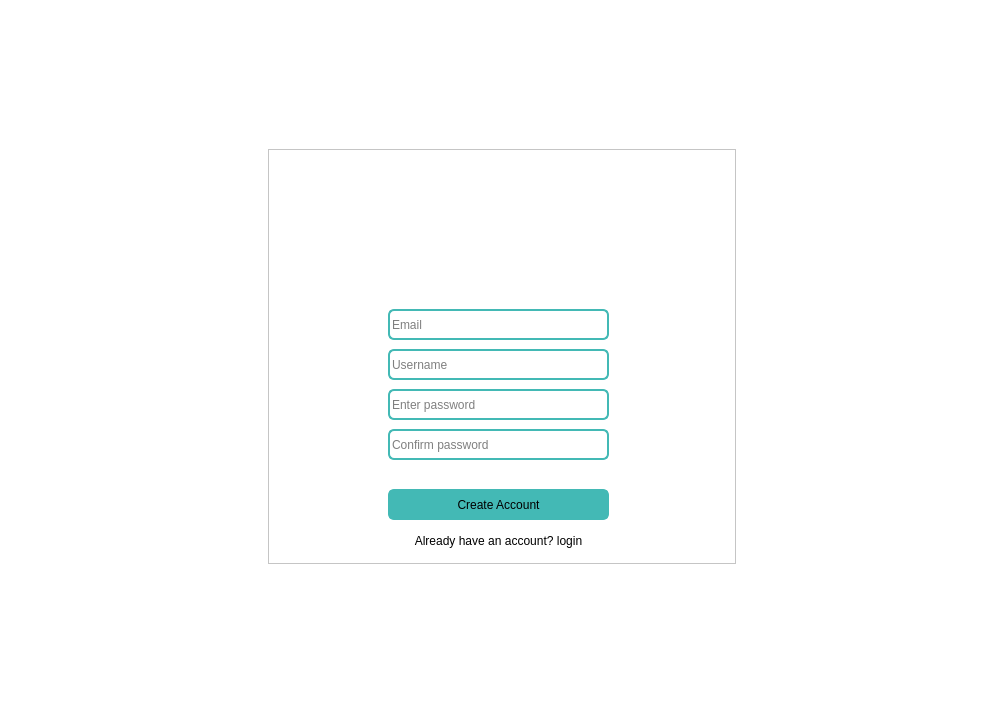
<?xml version="1.0" encoding="UTF-8"?>
<ui version="4.0">
 <class>MainWindow</class>
 <widget class="QMainWindow" name="MainWindow">
  <property name="geometry">
   <rect>
    <x>0</x>
    <y>0</y>
    <width>1005</width>
    <height>713</height>
   </rect>
  </property>
  <property name="windowTitle">
   <string>Sonic Scholar</string>
  </property>
  <property name="windowIcon">
   <iconset resource="../assets/icon.qrc">
    <normaloff>:/logo/logo/logo_noback.png</normaloff>:/logo/logo/logo_noback.png</iconset>
  </property>
  <property name="styleSheet">
   <string notr="true">QWidget {
	background-color: #ffffff;
}

#left_side QPushButton {
  background-color: transparent;
  border: none;
}

#left_side QPushButton:hover {
  background-color: #F5F5F5;
  border-radius: 5px;
}

#main_loginPage #login_page_widget{
	background-color: transparent;
}

#main_loginPage QLineEdit {
	border-radius: 6px;
	border: 2px solid rgb(67, 185, 181);
}

#main_loginPage QPushButton {
	border-radius: 6px;
	border: 2px solid rgb(67, 185, 181);
	background-color:  rgb(67, 185, 181);
}

#main_loginPage QPushButton:hover {
	border-radius: 6px;
	border: 2px solid rgb(54, 150, 145);
	background-color: rgb(54, 150, 145);
}</string>
  </property>
  <widget class="QWidget" name="centralwidget">
   <layout class="QHBoxLayout" name="horizontalLayout">
    <property name="spacing">
     <number>0</number>
    </property>
    <property name="leftMargin">
     <number>0</number>
    </property>
    <property name="topMargin">
     <number>0</number>
    </property>
    <property name="rightMargin">
     <number>0</number>
    </property>
    <property name="bottomMargin">
     <number>0</number>
    </property>
    <item>
     <widget class="QStackedWidget" name="stackedWidget">
      <widget class="QWidget" name="main_loginPage">
       <layout class="QHBoxLayout" name="horizontalLayout_3">
        <item>
         <widget class="QFrame" name="frame">
          <property name="maximumSize">
           <size>
            <width>468</width>
            <height>415</height>
           </size>
          </property>
          <property name="frameShape">
           <enum>QFrame::StyledPanel</enum>
          </property>
          <property name="frameShadow">
           <enum>QFrame::Raised</enum>
          </property>
          <layout class="QHBoxLayout" name="horizontalLayout_4">
           <item>
            <widget class="QStackedWidget" name="loginStackedWidget">
             <property name="styleSheet">
              <string notr="true"/>
             </property>
             <property name="currentIndex">
              <number>1</number>
             </property>
             <widget class="QWidget" name="login_page_widget">
              <widget class="QLabel" name="logoLabel">
               <property name="geometry">
                <rect>
                 <x>120</x>
                 <y>40</y>
                 <width>201</width>
                 <height>111</height>
                </rect>
               </property>
               <property name="text">
                <string/>
               </property>
               <property name="pixmap">
                <pixmap resource="../assets/icon.qrc">:/logo/logo/logo.jpeg</pixmap>
               </property>
              </widget>
              <widget class="QLineEdit" name="input_email">
               <property name="geometry">
                <rect>
                 <x>110</x>
                 <y>200</y>
                 <width>221</width>
                 <height>31</height>
                </rect>
               </property>
               <property name="placeholderText">
                <string>Email</string>
               </property>
              </widget>
              <widget class="QLineEdit" name="input_password">
               <property name="geometry">
                <rect>
                 <x>110</x>
                 <y>250</y>
                 <width>221</width>
                 <height>31</height>
                </rect>
               </property>
               <property name="echoMode">
                <enum>QLineEdit::Password</enum>
               </property>
               <property name="placeholderText">
                <string>Password</string>
               </property>
              </widget>
              <widget class="QPushButton" name="loginBtn">
               <property name="geometry">
                <rect>
                 <x>110</x>
                 <y>310</y>
                 <width>221</width>
                 <height>31</height>
                </rect>
               </property>
               <property name="cursor">
                <cursorShape>PointingHandCursor</cursorShape>
               </property>
               <property name="text">
                <string>Login</string>
               </property>
              </widget>
              <widget class="QPushButton" name="registerBtn">
               <property name="geometry">
                <rect>
                 <x>160</x>
                 <y>350</y>
                 <width>121</width>
                 <height>23</height>
                </rect>
               </property>
               <property name="cursor">
                <cursorShape>PointingHandCursor</cursorShape>
               </property>
               <property name="styleSheet">
                <string notr="true">background-color: transparent;
border: none;</string>
               </property>
               <property name="text">
                <string>Create an account?</string>
               </property>
              </widget>
              <widget class="QLabel" name="errorLabel">
               <property name="geometry">
                <rect>
                 <x>110</x>
                 <y>180</y>
                 <width>221</width>
                 <height>16</height>
                </rect>
               </property>
               <property name="styleSheet">
                <string notr="true">color: red;</string>
               </property>
               <property name="text">
                <string/>
               </property>
              </widget>
             </widget>
             <widget class="QWidget" name="register_page_widget">
              <widget class="QPushButton" name="createBtn">
               <property name="geometry">
                <rect>
                 <x>110</x>
                 <y>330</y>
                 <width>221</width>
                 <height>31</height>
                </rect>
               </property>
               <property name="cursor">
                <cursorShape>PointingHandCursor</cursorShape>
               </property>
               <property name="text">
                <string>Create Account</string>
               </property>
              </widget>
              <widget class="QPushButton" name="alreadyloginBtn">
               <property name="geometry">
                <rect>
                 <x>110</x>
                 <y>370</y>
                 <width>221</width>
                 <height>23</height>
                </rect>
               </property>
               <property name="cursor">
                <cursorShape>PointingHandCursor</cursorShape>
               </property>
               <property name="styleSheet">
                <string notr="true">background-color: transparent;
border: none;</string>
               </property>
               <property name="text">
                <string>Already have an account? login</string>
               </property>
              </widget>
              <widget class="QLineEdit" name="input_email_register">
               <property name="geometry">
                <rect>
                 <x>110</x>
                 <y>150</y>
                 <width>221</width>
                 <height>31</height>
                </rect>
               </property>
               <property name="placeholderText">
                <string>Email</string>
               </property>
              </widget>
              <widget class="QLabel" name="logoLabel_2">
               <property name="geometry">
                <rect>
                 <x>120</x>
                 <y>0</y>
                 <width>201</width>
                 <height>111</height>
                </rect>
               </property>
               <property name="text">
                <string/>
               </property>
               <property name="pixmap">
                <pixmap resource="../assets/icon.qrc">:/logo/logo/logo.jpeg</pixmap>
               </property>
              </widget>
              <widget class="QLineEdit" name="input_password_register">
               <property name="geometry">
                <rect>
                 <x>110</x>
                 <y>230</y>
                 <width>221</width>
                 <height>31</height>
                </rect>
               </property>
               <property name="echoMode">
                <enum>QLineEdit::Password</enum>
               </property>
               <property name="placeholderText">
                <string>Enter password</string>
               </property>
              </widget>
              <widget class="QLabel" name="errorLabel_register">
               <property name="geometry">
                <rect>
                 <x>110</x>
                 <y>128</y>
                 <width>221</width>
                 <height>16</height>
                </rect>
               </property>
               <property name="styleSheet">
                <string notr="true"/>
               </property>
               <property name="text">
                <string/>
               </property>
              </widget>
              <widget class="QLineEdit" name="conf_password_register">
               <property name="geometry">
                <rect>
                 <x>110</x>
                 <y>270</y>
                 <width>221</width>
                 <height>31</height>
                </rect>
               </property>
               <property name="echoMode">
                <enum>QLineEdit::Password</enum>
               </property>
               <property name="placeholderText">
                <string>Confirm password</string>
               </property>
              </widget>
              <widget class="QLineEdit" name="input_username_register">
               <property name="geometry">
                <rect>
                 <x>110</x>
                 <y>190</y>
                 <width>221</width>
                 <height>31</height>
                </rect>
               </property>
               <property name="placeholderText">
                <string>Username</string>
               </property>
              </widget>
             </widget>
            </widget>
           </item>
          </layout>
         </widget>
        </item>
       </layout>
      </widget>
      <widget class="QWidget" name="main_mainPage">
       <layout class="QHBoxLayout" name="horizontalLayout_2">
        <property name="spacing">
         <number>0</number>
        </property>
        <property name="leftMargin">
         <number>0</number>
        </property>
        <property name="topMargin">
         <number>0</number>
        </property>
        <property name="rightMargin">
         <number>0</number>
        </property>
        <property name="bottomMargin">
         <number>0</number>
        </property>
        <item>
         <widget class="QFrame" name="left_side">
          <property name="frameShape">
           <enum>QFrame::StyledPanel</enum>
          </property>
          <property name="frameShadow">
           <enum>QFrame::Raised</enum>
          </property>
          <layout class="QVBoxLayout" name="verticalLayout_3">
           <item>
            <widget class="QLabel" name="label">
             <property name="text">
              <string/>
             </property>
             <property name="pixmap">
              <pixmap resource="../assets/icon.qrc">:/logo/logo/logo_2.jpeg</pixmap>
             </property>
            </widget>
           </item>
           <item>
            <widget class="QFrame" name="main">
             <property name="frameShape">
              <enum>QFrame::StyledPanel</enum>
             </property>
             <property name="frameShadow">
              <enum>QFrame::Raised</enum>
             </property>
             <layout class="QVBoxLayout" name="verticalLayout">
              <property name="spacing">
               <number>50</number>
              </property>
              <property name="leftMargin">
               <number>0</number>
              </property>
              <property name="topMargin">
               <number>0</number>
              </property>
              <property name="rightMargin">
               <number>0</number>
              </property>
              <property name="bottomMargin">
               <number>0</number>
              </property>
              <item>
               <spacer name="verticalSpacer_up">
                <property name="orientation">
                 <enum>Qt::Vertical</enum>
                </property>
                <property name="sizeHint" stdset="0">
                 <size>
                  <width>20</width>
                  <height>40</height>
                 </size>
                </property>
               </spacer>
              </item>
              <item>
               <widget class="QPushButton" name="homeBtn">
                <property name="text">
                 <string/>
                </property>
                <property name="icon">
                 <iconset resource="../assets/icon.qrc">
                  <normaloff>:/icons/icons/home.svg</normaloff>:/icons/icons/home.svg</iconset>
                </property>
                <property name="iconSize">
                 <size>
                  <width>30</width>
                  <height>30</height>
                 </size>
                </property>
               </widget>
              </item>
              <item>
               <widget class="QPushButton" name="toolsBtn">
                <property name="text">
                 <string/>
                </property>
                <property name="icon">
                 <iconset resource="../assets/icon.qrc">
                  <normaloff>:/icons/icons/grid.svg</normaloff>:/icons/icons/grid.svg</iconset>
                </property>
                <property name="iconSize">
                 <size>
                  <width>30</width>
                  <height>30</height>
                 </size>
                </property>
               </widget>
              </item>
              <item>
               <widget class="QPushButton" name="settingsBtn">
                <property name="text">
                 <string/>
                </property>
                <property name="icon">
                 <iconset resource="../assets/icon.qrc">
                  <normaloff>:/icons/icons/settings.svg</normaloff>:/icons/icons/settings.svg</iconset>
                </property>
                <property name="iconSize">
                 <size>
                  <width>30</width>
                  <height>30</height>
                 </size>
                </property>
               </widget>
              </item>
              <item>
               <widget class="QPushButton" name="helpBtn">
                <property name="text">
                 <string/>
                </property>
                <property name="icon">
                 <iconset resource="../assets/icon.qrc">
                  <normaloff>:/icons/icons/help-circle.svg</normaloff>:/icons/icons/help-circle.svg</iconset>
                </property>
                <property name="iconSize">
                 <size>
                  <width>30</width>
                  <height>30</height>
                 </size>
                </property>
               </widget>
              </item>
              <item>
               <spacer name="verticalSpacer_down">
                <property name="orientation">
                 <enum>Qt::Vertical</enum>
                </property>
                <property name="sizeHint" stdset="0">
                 <size>
                  <width>20</width>
                  <height>40</height>
                 </size>
                </property>
               </spacer>
              </item>
             </layout>
            </widget>
           </item>
          </layout>
         </widget>
        </item>
        <item>
         <widget class="QStackedWidget" name="stackedWidget_2">
          <widget class="QWidget" name="page"/>
          <widget class="QWidget" name="page_2"/>
         </widget>
        </item>
       </layout>
      </widget>
     </widget>
    </item>
   </layout>
  </widget>
 </widget>
 <resources>
  <include location="../assets/icon.qrc"/>
 </resources>
 <connections/>
</ui>
